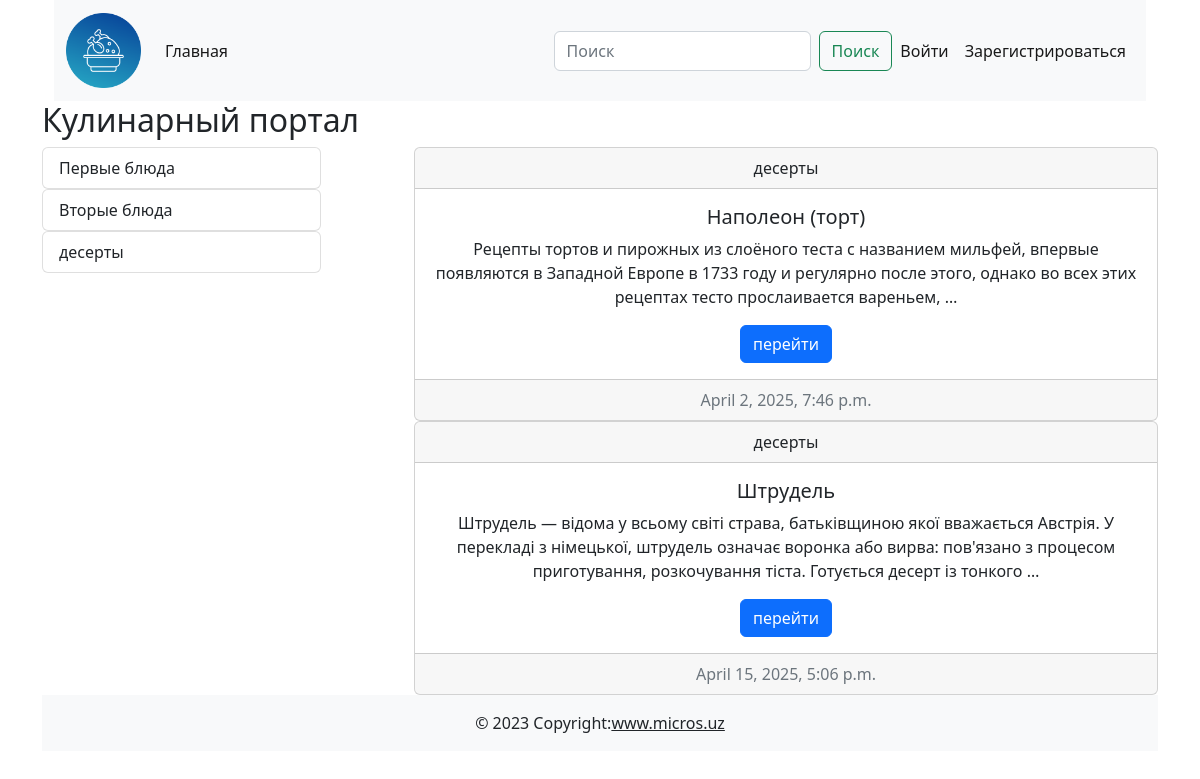
Screenshot of /category/3/ with the database file from the repository.
### cooking/models.py (models this page shows, shortened)
class Category(models.Model):
    title = models.CharField(max_length=255)
    def __str__(self):
        return self.title
    def get_absolute_url(self):
        return reverse('category_list', kwargs={'pk':self.pk})

class Post(models.Model):
    title = models.CharField(max_length=255)
    content = models.TextField(default='скоро тут будет статья')
    created_at = models.DateTimeField(auto_now_add=True)
    updated_at = models.DateTimeField(auto_now=True)
    photo = models.ImageField(upload_to='photos/', blank=True, null=True)
    watched = models.IntegerField(default=0)
    is_published = models.BooleanField(default=True)
    category = models.ForeignKey(Category,on_delete=models.CASCADE)
    def get_absolute_url(self):
        return reverse('post_detail', kwargs={'pk':self.pk})

### cooking/views.py (the view)
# urls.py: path('category/<int:pk>/',category_list, name='category_list'),
def category_list(request,pk):
    posts = Post.objects.filter(category_id = pk)
    context = {
        'title':posts[0].category,
        'posts':posts,
    }
    return render(request,'cooking/index.html',context)

### cooking/templatetags/blog_tags.py (called while the page is built)
@register.simple_tag()
def get_all_categories():
    return Category.objects.all()

### cooking/templates/cooking/index.html
{% extends "base.html" %}
{% load blog_tags %}
{% block main %}
<h2>Кулинарный портал</h2>
<div class="d-flex justify-content-between">
    <div class="col-3">
    {% get_all_categories as categories %}
    {% for c in categories %}
    {% include 'cooking/components/categorie_buttons.html' %}
    {% endfor %}
</div>
<div class="col-8">
{% for p in posts%}
{% include 'cooking/components/posts.html' %}
{% endfor %}
</div>
{% endblock main %}

### cooking/templates/cooking/components/categorie_buttons.html
    <div class="list-group">
        <a href="{{c.get_absolute_url}}" class="list-group-item list-group-item-action">{{c}}</a>
    </div>

### cooking/templates/cooking/components/posts.html
    <div class="card text-center"><div class="card-header">{{p.category}}</div>
        <div class="card-body"><h5 class="card-title">{{p.title}}</h5><p class="card-text">{{p.content | truncatewords:30}}</p><a href={{p.get_absolute_url}} class="btn btn-primary">перейти</a></div>
        <div class="card-footer text-muted">{{p.created_at}}</div>
    </div>

### rows the page displays
Category: title "Первые блюда"
Category: title "Вторые блюда"
Category: title "десерты"
Post: category "десерты", title "Наполеон (торт)", content "Рецепты тортов и пирожных из слоёного теста с названием мильфей, впервые появляются в Западной Европе в 1733 году и регулярно после этого, однако во всех этих рецептах тесто прослаивается вареньем, …", created_at "April 2, 2025, 7:46 p.m."
Post: category "десерты", title "Штрудель", content "Штрудель — відома у всьому світі страва, батьківщиною якої вважається Австрія. У перекладі з німецької, штрудель означає воронка або вирва: пов'язано з процесом приготування, розкочування тіста. Готується десерт із тонкого …", created_at "April 15, 2025, 5:06 p.m."
